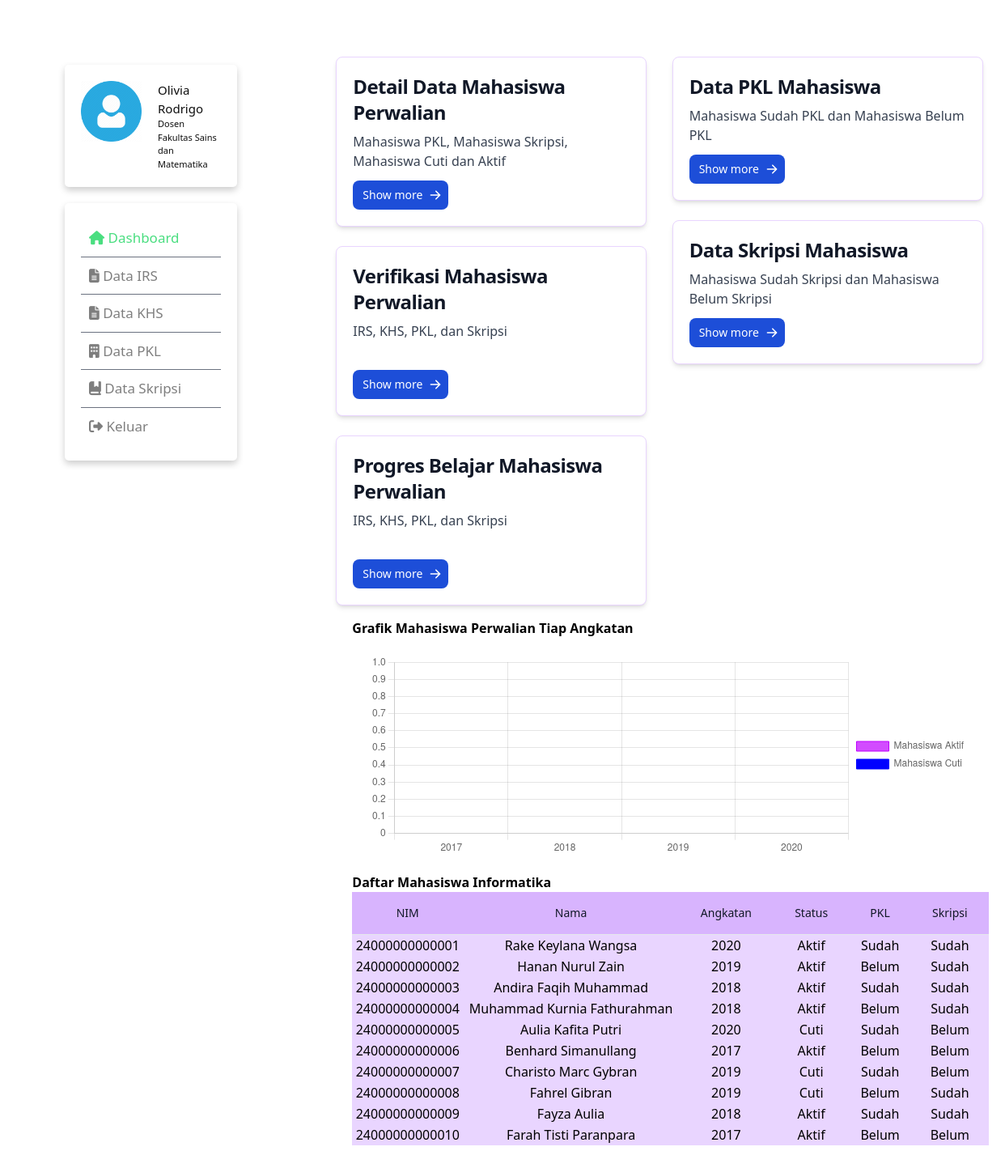
Page /Dosen/dashdosen6.php on the committed database.
### tables this page shows
CREATE TABLE `mahasiswa` (
  `nama_mhs` varchar(200) NOT NULL,
  `NIM` varchar(15) NOT NULL,
  `angkatan` varchar(4) NOT NULL,
  `sem_aktif` int(14) NOT NULL,
  `status_mhs` varchar(10) NOT NULL,
  `jalur_masuk` varchar(10) NOT NULL,
  `jenis_kelamin` varchar(50) NOT NULL,
  `alamat` varchar(500) NOT NULL,
  `id_provinsi` int(11) NOT NULL,
  `id_kabupaten` int(11) NOT NULL,
  `email` varchar(100) NOT NULL,
  `nohp` varchar(15) NOT NULL
);

CREATE TABLE `pkl` (
  `nim_mhs` varchar(15) DEFAULT NULL,
  `status_pkl` varchar(15) NOT NULL,
  `nilai_pkl` varchar(1) NOT NULL,
  `ba_pkl` varchar(50) NOT NULL
);

CREATE TABLE `skripsi` (
  `nim_mhs` varchar(15) DEFAULT NULL,
  `status_skripsi` varchar(15) NOT NULL,
  `nilai_skripsi` varchar(1) NOT NULL,
  `sks_kumulatif` int(5) NOT NULL,
  `tanggal_sidang` date NOT NULL,
  `ba_skripsi` varchar(50) NOT NULL
);

### Dosen/dashdosen6.php (the view, shortened to what this page needs)
<!DOCTYPE html>
<html lang="en">
<head>
    <script src="https://cdn.tailwindcss.com"></script>
    <link rel="stylesheet" href="nav/style_nav.css" />
</head>
<body class="">
<?php
    $servername = "localhost";
    $username = "root";
    $password = "";
    $dbname = "ppl";
    $conn = new mysqli($servername, $username, $password, $dbname);
    $pkl17 = "SELECT * FROM mahasiswa WHERE status_mhs='Aktif' AND angkatan='17';";
    $result17 = $conn->query($pkl17);
    $pkl18 = "SELECT * FROM mahasiswa WHERE status_mhs='Aktif' AND angkatan='18';";
    $result18 = $conn->query($pkl18);
    $pkl19 = "SELECT * FROM mahasiswa WHERE status_mhs='Aktif' AND angkatan='19';";
    $result19 = $conn->query($pkl19);
    $pkl20 = "SELECT * FROM mahasiswa WHERE status_mhs='Aktif' AND angkatan='20';";
    $result20 = $conn->query($pkl20);
    $count1=mysqli_num_rows($result17);
    $count2=mysqli_num_rows($result18);
    $count3=mysqli_num_rows($result19);
    $count4=mysqli_num_rows($result20);
    $blm17 = "SELECT * FROM mahasiswa WHERE status_mhs='Cuti' AND angkatan='17';";
    $hasil17 = $conn->query($blm17);
    $blm18 = "SELECT * FROM mahasiswa WHERE status_mhs='Cuti' AND angkatan='18';";
    $hasil18 = $conn->query($blm18);
    $blm19 = "SELECT * FROM mahasiswa WHERE status_mhs='Cuti' AND angkatan='19';";
    $hasil19 = $conn->query($blm19);
    $blm20 = "SELECT * FROM mahasiswa WHERE status_mhs='Cuti' AND angkatan='20';";
    $hasil20 = $conn->query($blm20);
    $hitung1=mysqli_num_rows($hasil17);
    $hitung2=mysqli_num_rows($hasil18);
    $hitung3=mysqli_num_rows($hasil19);
    $hitung4=mysqli_num_rows($hasil20);
?>
<div class="grid grid-cols-3 gap-1">
    <div class="row-span-3 ">
        <div class="left">
            <div class="user flex card">
                <img id="avatar" src="img/olix.png" alt="" />
                <div class="flex-row ml-5">
                    <p class="username">Olivia Rodrigo</p>
                    <p class="status">
                        Dosen
                        <br>
                        Fakultas Sains dan Matematika
                    </p>
                </div>
            </div>
            <div class="sidenav card">
                <ul id="navlist" class="divide-y divide-gray-500 grid">
                    <li><a id="Dashboard" href="dashdosen6.php"><i class="fas fa-house"></i> Dashboard</a></li>
                    <li><a id="IRS" href="srs7.php"><i class="fas fa-file-lines"></i> Data IRS</a></li>
                    <li><a id="KHS" href="khs.php"><i class="fas fa-file-lines"></i> Data KHS</a></li>
                    <li><a id="PKL" href="listPKL5.php"><i class="fas fa-building"></i> Data PKL</a></li>
                    <li><a id="Skripsi" href="listskripsi5.php"><i class="fas fa-book-bookmark"></i> Data Skripsi</a></li>
                    <li><a id="Logout" href="logout.php"><i class="fas fa-right-from-bracket"></i> Keluar</a></li>
                </ul>
            </div>
        </div>
    </div>
    <div class="" style="margin-top:70px;">
        <div class="max-w-sm bg-white rounded-lg border border-purple-200 shadow-md dark:bg-purple-600 dark:border-purple-700">
            <div class="p-5">
                <a href="#">
                    <h5 class="mb-2 text-2xl font-bold tracking-tight text-gray-900 dark:text-white">Detail Data Mahasiswa Perwalian</h5>
                </a>
                <p class="mb-3 font-normal text-gray-700 dark:text-gray-100">Mahasiswa PKL, Mahasiswa Skripsi, Mahasiswa Cuti dan Aktif</p>
                <a href="RekapStatus6.php" class="inline-flex items-center py-2 px-3 text-sm font-medium text-center text-white bg-blue-700 rounded-lg hover:bg-blue-800 focus:ring-4 focus:outline-none focus:ring-blue-300 dark:bg-fuchsia-400 dark:hover:bg-cyan-300 dark:focus:ring-gray-50">
                    Show more
                </a>
            </div>
        </div>
        <br>
        <div class="max-w-sm bg-white rounded-lg border border-purple-200 shadow-md dark:bg-purple-600 dark:border-purple-700">
            <div class="p-5">
                <a href="#">
                    <h5 class="mb-2 text-2xl font-bold tracking-tight text-gray-900 dark:text-white">Verifikasi Mahasiswa Perwalian</h5>
                </a>
                <p class="mb-3 font-normal text-gray-700 dark:text-gray-100">IRS, KHS, PKL, dan Skripsi</p><br/>
                <a href="#" class="inline-flex items-center py-2 px-3 text-sm font-medium text-center text-white bg-blue-700 rounded-lg hover:bg-blue-800 focus:ring-4 focus:outline-none focus:ring-blue-300 dark:bg-fuchsia-400 dark:hover:bg-cyan-300 dark:focus:ring-gray-50">
                    Show more
                </a>
            </div>
        </div>
        <br>
        <div class="max-w-sm bg-white rounded-lg border border-purple-200 shadow-md dark:bg-purple-600 dark:border-purple-700">
            <div class="p-5">
                <a href="#">
                    <h5 class="mb-2 text-2xl font-bold tracking-tight text-gray-900 dark:text-white">Progres Belajar Mahasiswa Perwalian</h5>
                </a>
                <p class="mb-3 font-normal text-gray-700 dark:text-gray-100">IRS, KHS, PKL, dan Skripsi</p><br/>
                <a href="progresbelajar3.php" class="inline-flex items-center py-2 px-3 text-sm font-medium text-center text-white bg-blue-700 rounded-lg hover:bg-blue-800 focus:ring-4 focus:outline-none focus:ring-blue-300 dark:bg-fuchsia-400 dark:hover:bg-cyan-300 dark:focus:ring-gray-50">
                    Show more
                </a>
            </div>
        </div>
        <div class="overflow-x-auto sm:-mx-6 lg:-mx-8">
            <div class="py-4 inline-block min-w-full sm:px-6 lg:px-8">
                <div class="overflow-hidden" style="padding-left:20px;padding-right:20px">
                <strong>Grafik Mahasiswa Perwalian Tiap Angkatan</strong>
                </div>
            </div>
        </div>
    </div>
    <div class="" style="margin-top:70px;">
        <div class="max-w-sm bg-white rounded-lg border border-purple-200 shadow-md dark:bg-purple-600 dark:border-purple-700">
            <div class="p-5">
                <a href="#">
                    <h5 class="mb-2 text-2xl font-bold tracking-tight text-gray-900 dark:text-white">Data PKL Mahasiswa</h5>
                </a>
                <p class="mb-3 font-normal text-gray-700 dark:text-gray-100">Mahasiswa Sudah PKL dan Mahasiswa Belum PKL</p>
                <a href="RekapPKL5.php" class="inline-flex items-center py-2 px-3 text-sm font-medium text-center text-white bg-blue-700 rounded-lg hover:bg-blue-800 focus:ring-4 focus:outline-none focus:ring-blue-300 dark:bg-fuchsia-400 dark:hover:bg-cyan-300 dark:focus:ring-gray-50">
                    Show more
                </a>
            </div>
        </div>
        <br>
        <div class="max-w-sm bg-white rounded-lg border border-purple-200 shadow-md dark:bg-purple-600 dark:border-purple-700">
            <div class="p-5">
                <a href="#">
                    <h5 class="mb-2 text-2xl font-bold tracking-tight text-gray-900 dark:text-white">Data Skripsi Mahasiswa</h5>
                </a>
                <p class="mb-3 font-normal text-gray-700 dark:text-gray-100">Mahasiswa Sudah Skripsi dan Mahasiswa Belum Skripsi</p>
                <a href="RekapSkripsi5.php" class="inline-flex items-center py-2 px-3 text-sm font-medium text-center text-white bg-blue-700 rounded-lg hover:bg-blue-800 focus:ring-4 focus:outline-none focus:ring-blue-300 dark:bg-fuchsia-400 dark:hover:bg-cyan-300 dark:focus:ring-gray-50">
                    Show more
                </a>
            </div>
        </div>
        <br>
    </div>
    <div class="col-span-2" style="margin-left:5%;margin-right:5%">
    <canvas id="StackedbarChartcanvas" style="width:80%;height:200px"></canvas>
    </div>
        <script>
            var StackedbarChart = {
                labels: [
                    "2017",
                    "2018",
                    "2019",
                    "2020"
                ],
                datasets: [
                    {
                        label: "Mahasiswa Aktif",
                        backgroundColor: "rgba(191, 0, 255, 0.7)",
                        borderColor: "rgba(191, 0, 255, 1)",
                        borderWidth: 1,
                        data: [<?php echo $count1; ?>, <?php echo $count2; ?>, <?php echo $count3; ?>, <?php echo $count4; ?>]
                    },
                    {
                        label: "Mahasiswa Cuti",
                        backgroundColor: "blue",
                        borderColor: "blue",
                        borderWidth: 1,
                        data: [<?php echo $hitung1; ?>, <?php echo $hitung2; ?>, <?php echo $hitung3; ?>, <?php echo $hitung4; ?>]
                    },
                ]
            };
            var StackedbarChartOptions = {
                responsive: true,
                plugins: {
                    legend: {
                        position: 'right',//this option is used for place legend on the right side of bar chart
                    }
                },
                scales: {
                    x: {
                        stacked: true,// this option is used to make the bars stacked
                    },
                    y: {
                        stacked: true
                    }
                },
                title: {
                    display: true,
                    text: "Chart.js Stacked Bar Chart"
                }
            }
            window.onload = function () {
                var chartData = {
                    type: "bar",
                    data: StackedbarChart,
                    options: StackedbarChartOptions
                }
                new Chart("StackedbarChartcanvas", chartData);
            };
        </script>
        <div class="col-span-2 style="margin-left:5%;margin-right:5%">
        <div class="flex flex-col">
            <div class="overflow-x-auto sm:-mx-6 lg:-mx-8">
                <div class="py-4 inline-block min-w-full sm:px-6 lg:px-8">
                <div class="overflow-hidden" style="padding-left:20px;padding-right:20px">
                <strong>Daftar Mahasiswa Informatika</strong>
                    <table class="min-w-full text-center bg-purple-200">
                    <thead class="border-b bg-purple-300 ">
                        <tr>
                        <th scope="col" class="text-sm font-medium text-gray-900 px-6 py-4">
                            NIM
                        </th>
                        <th scope="col" class="text-sm font-medium text-gray-900 px-6 py-4">
                            Nama
                        </th>
                        <th scope="col" class="text-sm font-medium text-gray-900 px-6 py-4">
                            Angkatan
                        </th>
                        <th scope="col" class="text-sm font-medium text-gray-900 px-6 py-4">
                            Status
                        </th>
                        <th scope="col" class="text-sm font-medium text-gray-900 px-6 py-4">
                            PKL
                        </th>
                        <th scope="col" class="text-sm font-medium text-gray-900 px-6 py-4">
                            Skripsi
                        </th>
                        </tr>
                    </thead class="border-b">
                    <tbody>
                    <?php
                                    $servername = "localhost";
                                    $username = "root";
                                    $password = "";
                                    $dbname = "ppl";
                                    $conn = new mysqli($servername, $username, $password, $dbname);
                    $list = "SELECT mahasiswa.NIM, mahasiswa.nama_mhs,mahasiswa.status_mhs, pkl.status_pkl, mahasiswa.angkatan, skripsi.status_skripsi FROM mahasiswa INNER JOIN skripsi INNER JOIN pkl ON mahasiswa.NIM = pkl.nim_mhs AND mahasiswa.NIM = skripsi.nim_mhs;";
                    $lists = $conn->query($list);
                    if ($lists->num_rows > 0) {
                    while($row = $lists->fetch_assoc()) {
                        echo'<tr>';
                        echo'<td>'. $row["NIM"]. '</td>';
                        echo'<td>'. $row["nama_mhs"].'</td>';
                        echo'<td>'. $row["angkatan"].'</td>';
                        echo'<td>'. $row["status_mhs"].'</td>';
                        echo'<td>'. $row["status_pkl"].'</td>';
                        echo'<td>'. $row["status_skripsi"].'</td>';
                        echo'</tr>';
                    }
                } else {
                    echo "0 results";
                }
                ?>
                    </tbody>
                    </table>
                    <br>
    </div>
</div>
</body>
</html>

### nav/style_nav.css (style rules this page uses)
.left { width: 30vw; height: 100vh; padding: 10vh; }
.left .user { color: #0e0e0e; }
.left .user .username { font-weight: 500; font-size: 15px; }
.left .user .status { font-weight: 400; font-size: 11px; }
#avatar { width: 75px; height: 75px; }
.sidenav { margin-top: 20px; font-weight: 500; font-size: 17px; color: #000000; }
.sidenav a { text-decoration: none; opacity: 50%; margin-left: 10px; }
.card { box-shadow: 0 4px 8px 0 rgba(0, 0, 0, 0.2); border-radius: 5px; padding: 20px; }
#navlist li { padding: 10px 0; }

### rows in the picture
mahasiswa: NIM "24000000000001", nama_mhs "Rake Keylana Wangsa", angkatan "2020", status_mhs "Aktif", pkl.status_pkl "Sudah", skripsi.status_skripsi "Sudah"
mahasiswa: NIM "24000000000002", nama_mhs "Hanan Nurul Zain", angkatan "2019", status_mhs "Aktif", pkl.status_pkl "Belum", skripsi.status_skripsi "Sudah"
mahasiswa: NIM "24000000000003", nama_mhs "Andira Faqih Muhammad", angkatan "2018", status_mhs "Aktif", pkl.status_pkl "Sudah", skripsi.status_skripsi "Sudah"
mahasiswa: NIM "24000000000004", nama_mhs "Muhammad Kurnia Fathurahman", angkatan "2018", status_mhs "Aktif", pkl.status_pkl "Belum", skripsi.status_skripsi "Sudah"
mahasiswa: NIM "24000000000005", nama_mhs "Aulia Kafita Putri", angkatan "2020", status_mhs "Cuti", pkl.status_pkl "Sudah", skripsi.status_skripsi "Belum"
mahasiswa: NIM "24000000000006", nama_mhs "Benhard Simanullang", angkatan "2017", status_mhs "Aktif", pkl.status_pkl "Belum", skripsi.status_skripsi "Belum"
mahasiswa: NIM "24000000000007", nama_mhs "Charisto Marc Gybran", angkatan "2019", status_mhs "Cuti", pkl.status_pkl "Sudah", skripsi.status_skripsi "Belum"
mahasiswa: NIM "24000000000008", nama_mhs "Fahrel Gibran", angkatan "2019", status_mhs "Cuti", pkl.status_pkl "Belum", skripsi.status_skripsi "Sudah"
mahasiswa: NIM "24000000000009", nama_mhs "Fayza Aulia", angkatan "2018", status_mhs "Aktif", pkl.status_pkl "Sudah", skripsi.status_skripsi "Sudah"
mahasiswa: NIM "24000000000010", nama_mhs "Farah Tisti Paranpara", angkatan "2017", status_mhs "Aktif", pkl.status_pkl "Belum", skripsi.status_skripsi "Belum"

### other values in the picture
chart data {{ $count1 }} 0
chart data {{ $count2 }} 0
chart data {{ $count3 }} 0
chart data {{ $count4 }} 0
